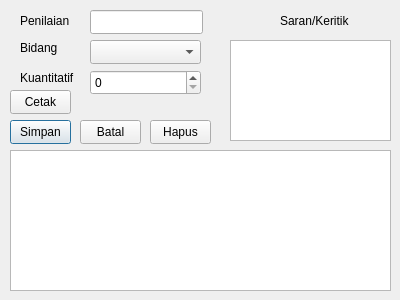
<?xml version="1.0" encoding="UTF-8"?>
<ui version="4.0">
 <class>Validasi_Ahli</class>
 <widget class="QDialog" name="Validasi_Ahli">
  <property name="geometry">
   <rect>
    <x>0</x>
    <y>0</y>
    <width>400</width>
    <height>300</height>
   </rect>
  </property>
  <property name="windowTitle">
   <string>FormValidasi</string>
  </property>
  <widget class="QLineEdit" name="inputAhli">
   <property name="geometry">
    <rect>
     <x>90</x>
     <y>10</y>
     <width>113</width>
     <height>24</height>
    </rect>
   </property>
  </widget>
  <widget class="QComboBox" name="comboBidang">
   <property name="geometry">
    <rect>
     <x>90</x>
     <y>40</y>
     <width>111</width>
     <height>24</height>
    </rect>
   </property>
  </widget>
  <widget class="QSpinBox" name="spinSkor">
   <property name="geometry">
    <rect>
     <x>90</x>
     <y>70</y>
     <width>111</width>
     <height>25</height>
    </rect>
   </property>
  </widget>
  <widget class="QTextEdit" name="textSaran">
   <property name="geometry">
    <rect>
     <x>230</x>
     <y>40</y>
     <width>161</width>
     <height>101</height>
    </rect>
   </property>
  </widget>
  <widget class="QPushButton" name="btnSimpan">
   <property name="geometry">
    <rect>
     <x>10</x>
     <y>120</y>
     <width>61</width>
     <height>24</height>
    </rect>
   </property>
   <property name="text">
    <string>Simpan</string>
   </property>
  </widget>
  <widget class="QPushButton" name="btnHapus">
   <property name="geometry">
    <rect>
     <x>150</x>
     <y>120</y>
     <width>61</width>
     <height>24</height>
    </rect>
   </property>
   <property name="text">
    <string>Hapus</string>
   </property>
  </widget>
  <widget class="QPushButton" name="btnBatal">
   <property name="geometry">
    <rect>
     <x>80</x>
     <y>120</y>
     <width>61</width>
     <height>24</height>
    </rect>
   </property>
   <property name="text">
    <string>Batal</string>
   </property>
  </widget>
  <widget class="QTableWidget" name="tableWidget">
   <property name="geometry">
    <rect>
     <x>10</x>
     <y>150</y>
     <width>381</width>
     <height>141</height>
    </rect>
   </property>
  </widget>
  <widget class="QLabel" name="label">
   <property name="geometry">
    <rect>
     <x>20</x>
     <y>10</y>
     <width>49</width>
     <height>21</height>
    </rect>
   </property>
   <property name="text">
    <string>Penilaian</string>
   </property>
  </widget>
  <widget class="QLabel" name="label_2">
   <property name="geometry">
    <rect>
     <x>20</x>
     <y>40</y>
     <width>49</width>
     <height>16</height>
    </rect>
   </property>
   <property name="text">
    <string>Bidang</string>
   </property>
  </widget>
  <widget class="QLabel" name="label_3">
   <property name="geometry">
    <rect>
     <x>20</x>
     <y>70</y>
     <width>61</width>
     <height>16</height>
    </rect>
   </property>
   <property name="text">
    <string>Kuantitatif</string>
   </property>
  </widget>
  <widget class="QLabel" name="label_4">
   <property name="geometry">
    <rect>
     <x>280</x>
     <y>10</y>
     <width>81</width>
     <height>21</height>
    </rect>
   </property>
   <property name="text">
    <string>Saran/Keritik</string>
   </property>
  </widget>
  <widget class="QPushButton" name="btnCetak">
   <property name="geometry">
    <rect>
     <x>10</x>
     <y>90</y>
     <width>61</width>
     <height>24</height>
    </rect>
   </property>
   <property name="text">
    <string>Cetak</string>
   </property>
  </widget>
 </widget>
 <resources/>
 <connections/>
</ui>
